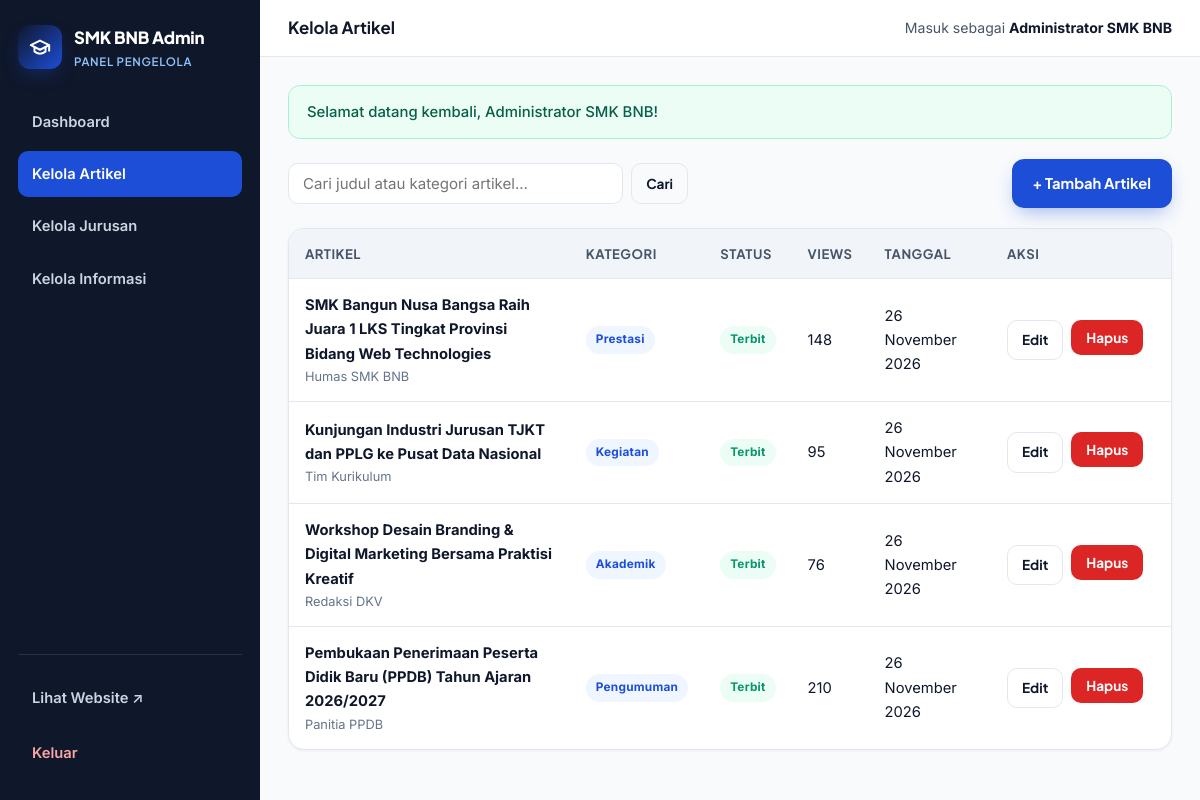
The app's page /admin/artikel.php (signed in) with its own data.
### tables this page shows
CREATE TABLE IF NOT EXISTS `artikel` (
  `id` INT AUTO_INCREMENT PRIMARY KEY,
  `judul` VARCHAR(200) NOT NULL,
  `slug` VARCHAR(220) NOT NULL UNIQUE,
  `kategori` VARCHAR(60) NOT NULL DEFAULT 'Berita',
  `ringkasan` VARCHAR(300) NOT NULL,
  `konten` LONGTEXT NOT NULL,
  `gambar` VARCHAR(255) DEFAULT NULL,
  `penulis` VARCHAR(100) DEFAULT 'Admin SMK BNB',
  `status` ENUM('published', 'draft') DEFAULT 'published',
  `views` INT DEFAULT 0,
  `created_at` TIMESTAMP DEFAULT CURRENT_TIMESTAMP,
  `updated_at` TIMESTAMP DEFAULT CURRENT_TIMESTAMP ON UPDATE CURRENT_TIMESTAMP
);

### includes/functions.php (called while the page is built, shortened)
<?php
function e(?string $str): string
{
    return htmlspecialchars((string) $str, ENT_QUOTES, 'UTF-8');
}
function url(string $path = ''): string
{
    $path = ltrim($path, '/');
    return BASE_URL . ($path !== '' ? '/' . $path : '/');
}
function formatTanggal(?string $dateStr): string
{
    $bulan = [
        1 => 'Januari', 'Februari', 'Maret', 'April', 'Mei', 'Juni',
        'Juli', 'Agustus', 'September', 'Oktober', 'November', 'Desember'
    ];
    $ts = strtotime($dateStr);
    $d = date('j', $ts);
    $m = $bulan[(int) date('n', $ts)] ?? date('M', $ts);
    $y = date('Y', $ts);
    return "$d $m $y";
}

### admin/artikel.php (the view, shortened to what this page needs)
<?php
require_once __DIR__ . '/../includes/functions.php';
$pdo = getDB();
$q = trim($_GET['q'] ?? '');
if ($q !== '') {
    $stmt = $pdo->prepare("SELECT * FROM artikel WHERE judul LIKE :q1 OR kategori LIKE :q2 ORDER BY created_at DESC");
    $like = '%' . $q . '%';
    $stmt->execute([':q1' => $like, ':q2' => $like]);
    $artikelList = $stmt->fetchAll();
} else {
    $artikelList = $pdo->query("SELECT * FROM artikel ORDER BY created_at DESC")->fetchAll();
}
include __DIR__ . '/includes/header.php';
?>
<div style="display:flex;justify-content:space-between;align-items:center;gap:14px;flex-wrap:wrap;margin-bottom:20px;">
    <form method="get" style="display:flex;gap:8px;flex:1;max-width:400px;">
        <input type="text" name="q" class="input" placeholder="Cari judul atau kategori artikel..." value="<?= e($q) ?>">
        <button type="submit" class="btn btn-outline btn-sm">Cari</button>
    </form>
    <a href="<?= e(url('admin/artikel-form.php')) ?>" class="btn btn-primary">+ Tambah Artikel</a>
</div>
<div class="table-wrap">
    <table>
        <thead>
            <tr>
                <th>Artikel</th>
                <th>Kategori</th>
                <th>Status</th>
                <th>Views</th>
                <th>Tanggal</th>
                <th style="width:180px;">Aksi</th>
            </tr>
        </thead>
        <tbody>
            <?php if (empty($artikelList)): ?>
                <tr><td colspan="6" style="text-align:center;color:var(--text-light);padding:32px;">Belum ada data artikel.</td></tr>
            <?php else: ?>
                <?php foreach ($artikelList as $art): ?>
                    <tr>
                        <td>
                            <div style="display:flex;align-items:center;gap:12px;">
                                <div>
                                    <strong><?= e($art['judul']) ?></strong>
                                    <div style="font-size:.8rem;color:var(--text-light);"><?= e($art['penulis']) ?></div>
                                </div>
                            </div>
                        </td>
                        <td><span class="badge badge-blue"><?= e($art['kategori']) ?></span></td>
                        <td>
                            <span class="badge <?= $art['status'] === 'published' ? 'badge-green' : 'badge-slate' ?>">
                                <?= e($art['status'] === 'published' ? 'Terbit' : 'Draft') ?>
                            </span>
                        </td>
                        <td><?= (int) $art['views'] ?></td>
                        <td><?= e(formatTanggal($art['created_at'])) ?></td>
                        <td>
                            <div style="display:flex;gap:8px;">
                                <a href="<?= e(url('admin/artikel-form.php?id=' . (int) $art['id'])) ?>" class="btn btn-outline btn-sm">Edit</a>
                                <form method="post" action="<?= e(url('admin/artikel-hapus.php')) ?>" onsubmit="return confirm('Yakin ingin menghapus artikel ini?');">
                                    <button type="submit" class="btn btn-danger btn-sm">Hapus</button>
                                </form>
                            </div>
                        </td>
                    </tr>
                <?php endforeach; ?>
            <?php endif; ?>
        </tbody>
    </table>
</div>
<?php include __DIR__ . '/includes/footer.php'; ?>

### assets/css/style.css (style rules this page uses)
:root { --bg: #f8fafc; --surface: #ffffff; --surface-alt: #f1f5f9; --navy: #0f172a; --navy-800: #1e293b; --primary: #1d4ed8; --primary-hover: #1e40af; --primary-soft: #eff6ff; --accent: #f59e0b; --accent-soft: #fef3c7; --success: #059669; --success-soft: #ecfdf5; --danger: #dc2626; --danger-soft: #fef2f2; --text: #0f172a; --text-muted: #475569; --text-light: #64748b; --border: #e2e8f0; --radius-sm: 10px; --radius-md: 16px; --radius-lg: 24px; --shadow-sm: 0 1px 3px rgba(15, 23, 42, 0.06); --shadow-md: 0 10px 30px -10px rgba(15, 23, 42, 0.08); --shadow-lg: 0 20px 50px -15px rgba(15, 23, 42, 0.14); --transition: all 0.25s cubic-bezier(0.4, 0, 0.2, 1); }
*, *::before, *::after { box-sizing: border-box; }
html { scroll-behavior: smooth; }
body { margin: 0; font-family: 'Inter', -apple-system, BlinkMacSystemFont, 'Segoe UI', sans-serif; background: var(--bg); color: var(--text); line-height: 1.65; -webkit-font-smoothing: antialiased; }
a { color: inherit; text-decoration: none; }
.btn { display: inline-flex; align-items: center; justify-content: center; gap: 8px; padding: 11px 20px; border-radius: 12px; font-family: 'Plus Jakarta Sans', sans-serif; font-weight: 700; font-size: 0.92rem; border: 1px solid transparent; cursor: pointer; transition: var(--transition); text-decoration: none; }
.btn-sm { padding: 8px 14px; font-size: 0.85rem; border-radius: 10px; }
.btn-primary { background: var(--primary); color: #fff; box-shadow: 0 8px 20px -6px rgba(29, 78, 216, 0.45); }
.btn-outline { background: transparent; border-color: var(--border); color: var(--navy); }
.badge { display: inline-flex; align-items: center; padding: 4px 10px; border-radius: 999px; font-size: 0.74rem; font-weight: 700; letter-spacing: 0.02em; }
.badge-blue { background: var(--primary-soft); color: var(--primary); }
.badge-green { background: var(--success-soft); color: var(--success); }
.input, .select, .textarea { width: 100%; padding: 10px 14px; border: 1px solid var(--border); border-radius: 10px; font-family: inherit; font-size: 0.94rem; color: var(--text); background: var(--surface); transition: border-color 0.2s, box-shadow 0.2s; }

### admin/includes/header.php (style rules this page uses)
.table-wrap { background: #fff; border: 1px solid var(--border); border-radius: var(--radius-md); overflow-x: auto; box-shadow: var(--shadow-sm); }
table { width: 100%; border-collapse: collapse; font-size: .92rem; }
th, td { padding: 14px 16px; text-align: left; border-bottom: 1px solid var(--border); vertical-align: middle; }
th { background: var(--surface-alt); font-family: 'Plus Jakarta Sans', sans-serif; font-size: .82rem; text-transform: uppercase; letter-spacing: .04em; color: var(--text-muted); }
tr:last-child td { border-bottom: none; }
.btn-danger { background: var(--danger); color: #fff; }

### records on screen
artikel: judul "SMK Bangun Nusa Bangsa Raih Juara 1 LKS Tingkat Provinsi Bidang Web Technologies", penulis "Humas SMK BNB", kategori "Prestasi", status "Terbit", views "148", created_at "26 November 2026"
artikel: judul "Kunjungan Industri Jurusan TJKT dan PPLG ke Pusat Data Nasional", penulis "Tim Kurikulum", kategori "Kegiatan", status "Terbit", views "95", created_at "26 November 2026"
artikel: judul "Workshop Desain Branding & Digital Marketing Bersama Praktisi Kreatif", penulis "Redaksi DKV", kategori "Akademik", status "Terbit", views "76", created_at "26 November 2026"
artikel: judul "Pembukaan Penerimaan Peserta Didik Baru (PPDB) Tahun Ajaran 2026/2027", penulis "Panitia PPDB", kategori "Pengumuman", status "Terbit", views "210", created_at "26 November 2026"

### other values on screen
$pageTitle "Kelola Artikel"
$adminUser['nama'] "Administrator SMK BNB"
$flash['message'] "Selamat datang kembali, Administrator SMK BNB!"
